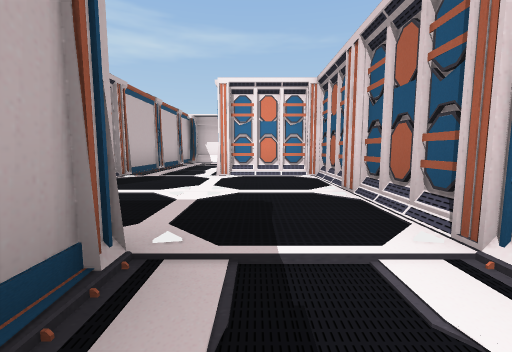
view 1 (above)

21 first-person views from a walk through a 3-D level made in the Unity game engine. The camera is 1.2 m above the floor, tilts 6° down and sees 90° across. Doors are open. The floor is counted in squares, 2 m on a side. Each view is taken from the middle of a square. On the plan, view 1 faces up. The plan holds only what a view shows up to about 9 squares ahead; the rest is blank. The player is left out. Some surface patterns are stand-ins.

view 2
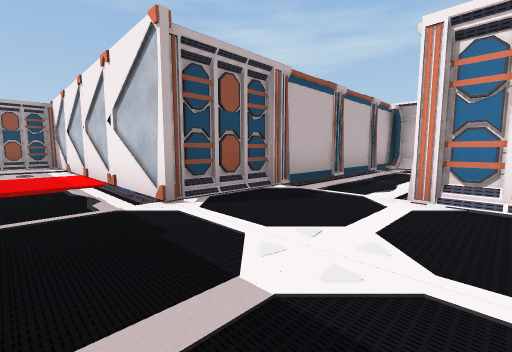

view 3
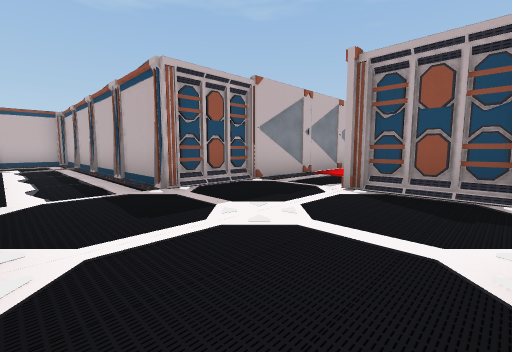

view 4
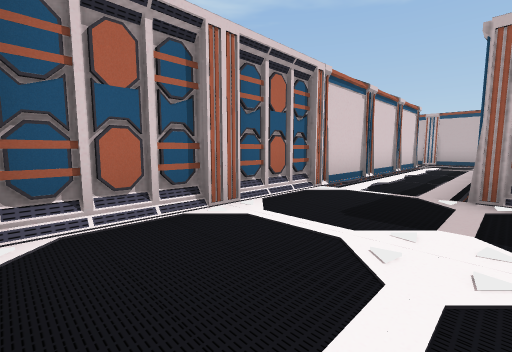

view 5
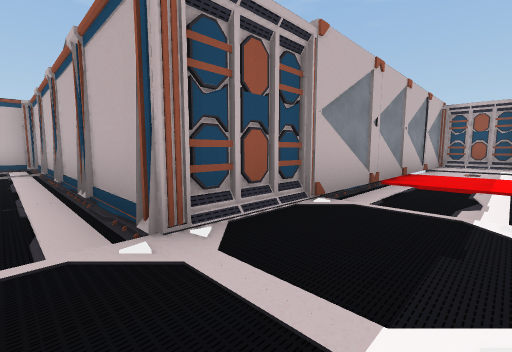

view 6
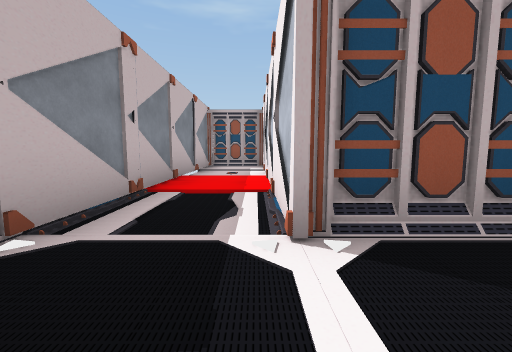

view 7
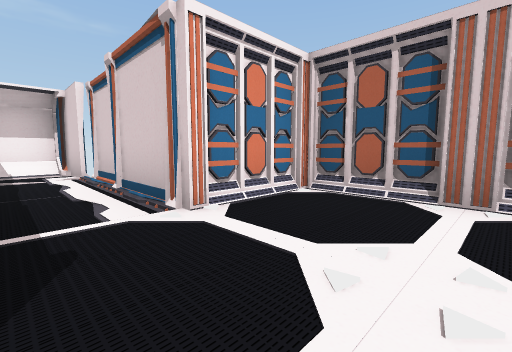

view 8
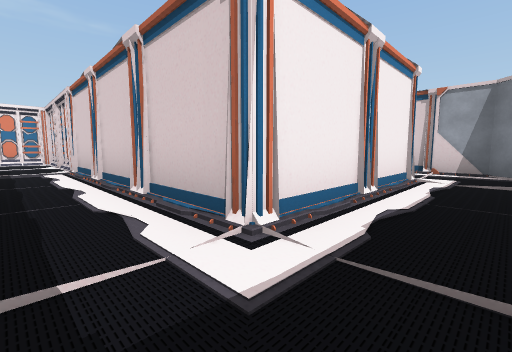

view 9
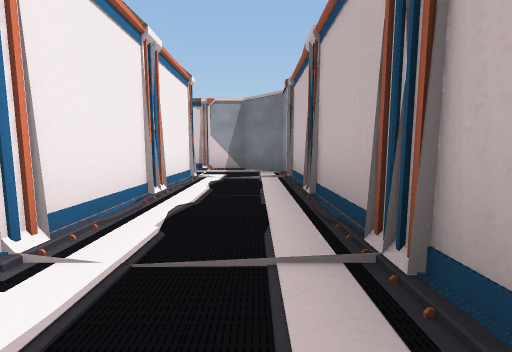

view 10
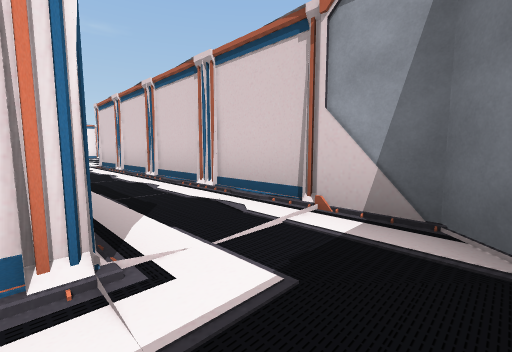

view 11
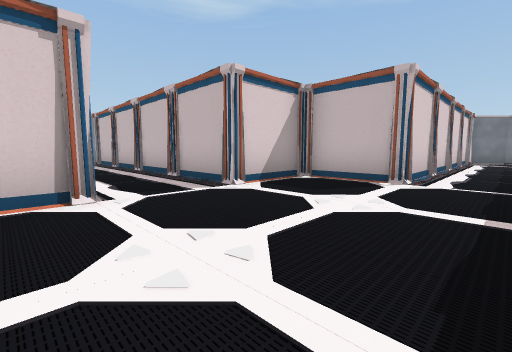

view 12
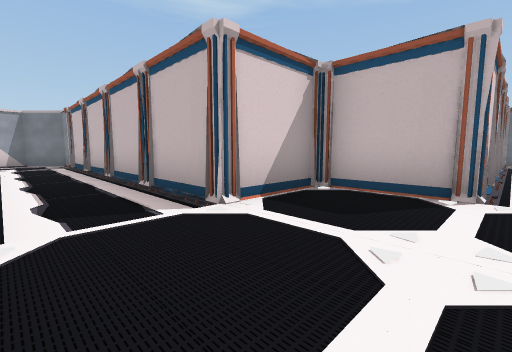

view 13
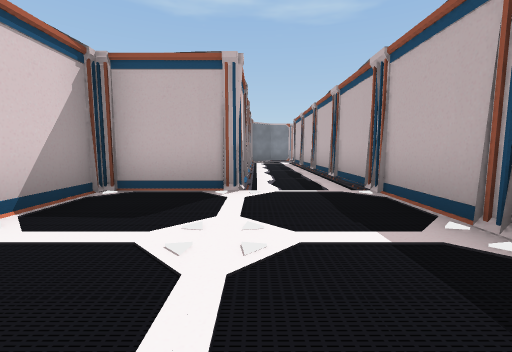

view 14
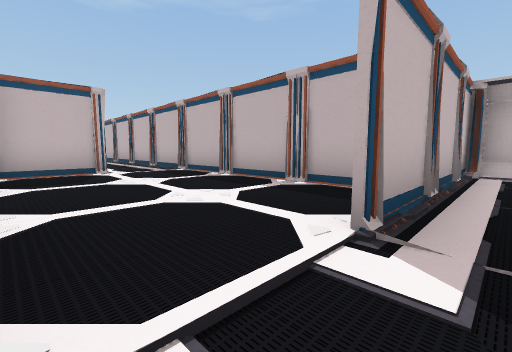

view 15
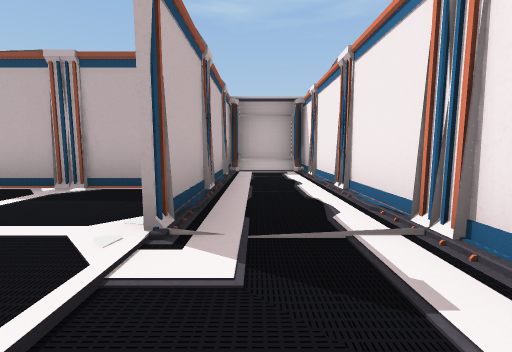

view 16
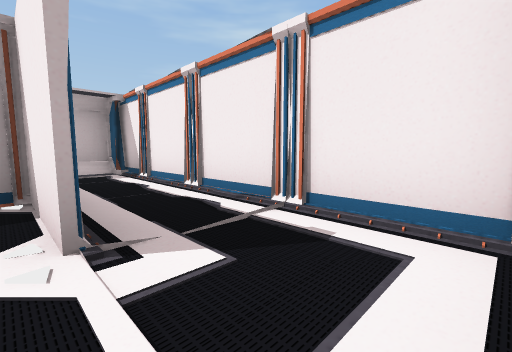

view 17
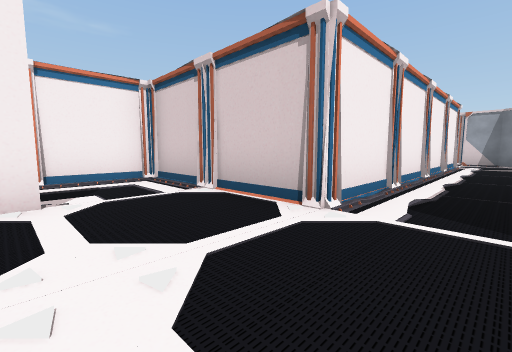

view 18
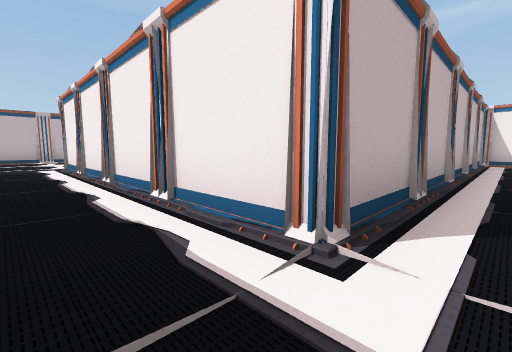

view 19
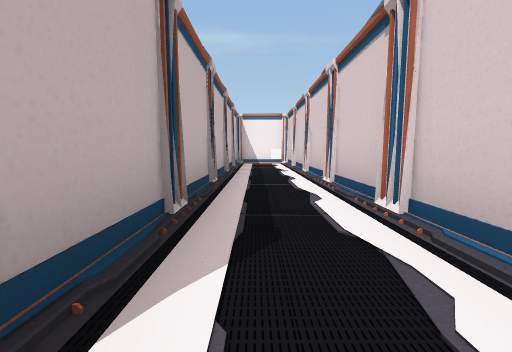

view 20
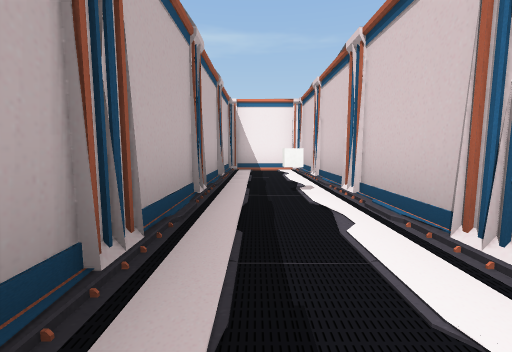

view 21
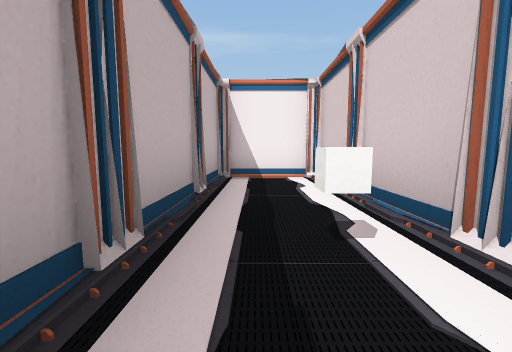

### Floor plan
Key: @ floor where view 1 was taken; # wall or solid block; . floor; / step, stairs or slope; D open door; C white cube; O other object.
Columns run from 10 left of view 1 to 20 right of it. Each row starts with its distance up from view 1.
 18                            ####
 17                            #..#
 16                            #..#
 15                            #..#
 14                            #..#
 13                            #C.#
 12        ### ##########      #..#
 11        #/###........#      DDD#
 10        #..##........#      #..#
  9        #..########..#      #..#
  8        #..#    #....########..#
  7        #..#    #....////////..#
  6        #./#    #.............##
  5        O..O.   #....##########
  4 #######O...O   #....#
  3 #..........O   #..###
  2 O..........O   #..#
  1 ########O#..#  #..#
  0          #@.#  #..#
 -1          #..#  #..#
 -2          #..#  #..#
 -3          #..#  #..#
 -4          #..####..#
 -5          #........#
 -6          #.......##
 -7          #########

Positions as (right, up) in squares from view 1, and headings:
1: (0, 0), facing up
2: (0, 2), facing up-left
3: (1, 5), facing down-left
4: (-1, 5), facing down-right
5: (0, 3), facing down-left
6: (-1, 3), facing left
7: (-2, 3), facing up-right
8: (0, -6), facing up-right
9: (0, -6), facing right
10: (5, -6), facing up-right
11: (6, 8), facing down-right
12: (7, 7), facing down-right
13: (7, 7), facing down
14: (9, 10), facing down-left
15: (9, 10), facing left
16: (9, 9), facing up-left
17: (7, 6), facing up-right
18: (18, 6), facing up-left
19: (18, 7), facing up
20: (18, 10), facing up
21: (18, 12), facing up
